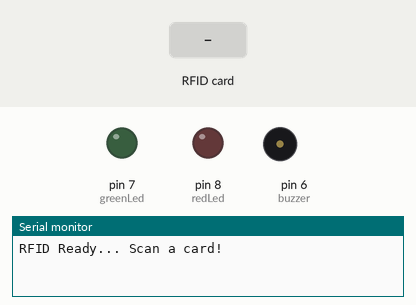
A sketch run on a simulated Arduino Uno, built with avr-gcc and run on an emulated ATmega328P. On the bench: output pins drawn as LEDs (lit = HIGH), buzzer (waves = sounding), the last lines printed to the serial monitor. The inputs (shaded band) are chosen by the test bench. Pins used as bus, display or sensor lines are not drawn.

Above: at 1.2 s.
1.3 s: RFID card 99 6E 0D 06 held to the reader
At 1.63 s:
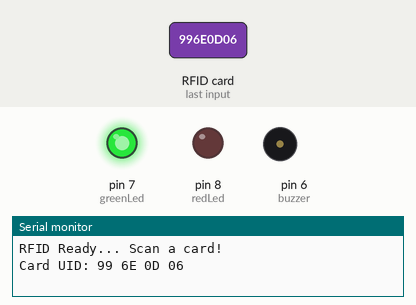
3.3 s: RFID card 5E 7A 19 C4 held to the reader
At 3.71 s:
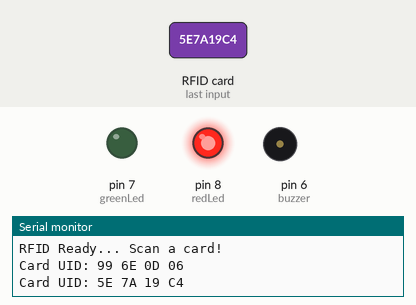
Timing chart, 0 to 6.3 s (numbered marks = the images above; inputs shaded):
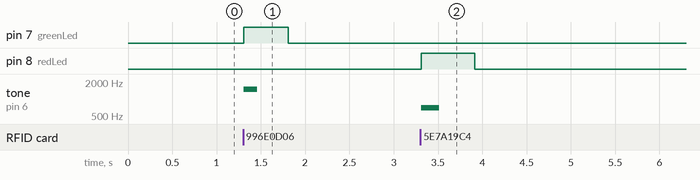

Measured:
- after the input at 1.3 s, pin 7 (greenLed): LOW → HIGH at once, → LOW 0.50 s later; tone on pin 6 (buzzer): silent → 1500 Hz at once, → silent 0.15 s later
- after the input at 3.3 s, pin 8 (redLed): LOW → HIGH at once, → LOW 0.60 s later; tone on pin 6 (buzzer): silent → 700 Hz at once, → silent 0.20 s later

The sketch:

RFID_reader.ino
```cpp
#include <SPI.h>
#include <MFRC522.h>

#define SS_PIN 10
#define RST_PIN 9

MFRC522 mfrc522(SS_PIN, RST_PIN);

// LED & buzzer pins
int greenLed = 7;
int redLed   = 8;
int buzzer   = 6;

// Enter your authorized UID here after testing
String authorizedUID = "99 6E 0D 06"; // placeholder

String getUID() {
  String uid = "";
  for (byte i = 0; i < mfrc522.uid.size; i++) {
    if (mfrc522.uid.uidByte[i] < 0x10) uid += "0";
    uid += String(mfrc522.uid.uidByte[i], HEX);
    if (i < mfrc522.uid.size - 1) uid += " ";
  }
  uid.toUpperCase();
  return uid;
}

void setup() {
  Serial.begin(115200);
  SPI.begin();
  mfrc522.PCD_Init();

  pinMode(greenLed, OUTPUT);
  pinMode(redLed, OUTPUT);
  pinMode(buzzer, OUTPUT);

  digitalWrite(greenLed, LOW);
  digitalWrite(redLed, LOW);
  digitalWrite(buzzer, LOW);

  Serial.println("RFID Ready... Scan a card!");
}

void loop() {
  if (!mfrc522.PICC_IsNewCardPresent()) return;
  if (!mfrc522.PICC_ReadCardSerial()) return;

  String uid = getUID();
  Serial.print("Card UID: ");
  Serial.println(uid);

  if (uid == authorizedUID) {
    // AUTHORIZED → green LED
    digitalWrite(greenLed, HIGH);
    tone(buzzer, 1500, 150);
    delay(500);
    digitalWrite(greenLed, LOW);
  } else {
    // UNAUTHORIZED → ***RED LED SHOULD TURN ON HERE***
    digitalWrite(redLed, HIGH);
    tone(buzzer, 700, 200);
    delay(600);
    digitalWrite(redLed, LOW);
  }

  delay(200);
  mfrc522.PICC_HaltA();
  mfrc522.PCD_StopCrypto1();
}
```
